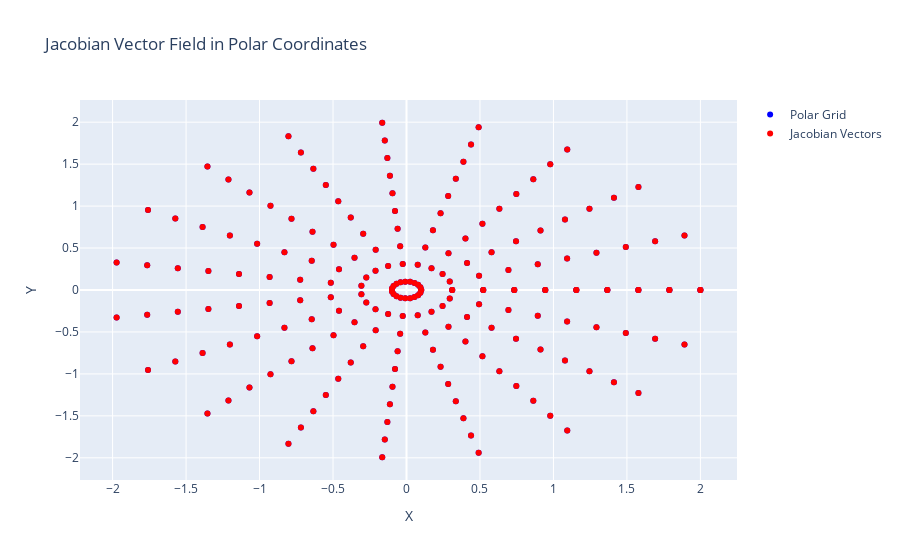

Notebook code for this chart:
### Code cell
import numpy as np
import plotly.graph_objects as go

# Define grid size
r = np.linspace(0.1, 2, 10)  # radial coordinate
theta = np.linspace(0, 2*np.pi, 20)  # angular coordinate

# Create meshgrid
R, Theta = np.meshgrid(r, theta)

# Compute Jacobian components
J_00 = np.cos(Theta)
J_01 = -R * np.sin(Theta)
J_10 = np.sin(Theta)
J_11 = R * np.cos(Theta)

# Convert Jacobian components to Cartesian coordinates
U = J_00 * np.cos(Theta) + J_01 * np.sin(Theta)
V = J_10 * np.cos(Theta) + J_11 * np.sin(Theta)

# Create a figure
fig = go.Figure()

# Add vectors to the figure
fig.add_trace(go.Scatter(x=R.flatten() * np.cos(Theta.flatten()),
                         y=R.flatten() * np.sin(Theta.flatten()),
                         mode='markers',
                         line=dict(color='blue', width=1),
                         name='Polar Grid'))

fig.add_trace(go.Scatter(x=R.flatten() * np.cos(Theta.flatten()),
                         y=R.flatten() * np.sin(Theta.flatten()),
                         mode='markers',
                         line=dict(color='red', width=2),
                         name='Jacobian Vectors',
                         hoverinfo='none'))

# Update layout
fig.update_layout(title='Jacobian Vector Field in Polar Coordinates',
                  xaxis=dict(title='X'),
                  yaxis=dict(title='Y'),
                  showlegend=True)

# Show plot
fig.show()

### Figure 1 — Plotly figure (JSON) as saved in the notebook; plotly's stock layout.template omitted (floating-point values rounded to 4 significant figures; data arrays with more than 128 entries replaced by an {"elided": "..."} marker saying what was removed)
{"data": [{"line": {"color": "blue", "width": 1}, "mode": "markers", "name": "Polar Grid", "type": "scatter", "x": {"elided": "200 float values"}, "y": {"elided": "200 float values"}}, {"hoverinfo": "none", "line": {"color": "red", "width": 2}, "mode": "markers", "name": "Jacobian Vectors", "type": "scatter", "x": {"elided": "200 float values"}, "y": {"elided": "200 float values"}}], "layout": {"showlegend": true, "title": {"text": "Jacobian Vector Field in Polar Coordinates"}, "xaxis": {"title": {"text": "X"}}, "yaxis": {"title": {"text": "Y"}}}}
